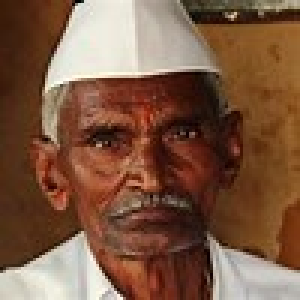
#> input picture images/bharatiya/OIP (65).jpeg, 100 x 100 px (shown 3 times larger); its folder holds only this picture in this run
$ python -i gui.py   (imports and definitions only)
#> lines starting #> are read from the running program, lines starting #| are printed output that depends on the picture
import tkinter as tk
from tkinter import filedialog
from tkinter import *

from sklearn import metrics
import tensorflow as tf
from tensorflow.keras.models import model_from_json
from PIL import Image, ImageTk
import numpy as np
import cv2

# donwload haarcascade_frontalface_default from here "https://github.com/opencv/opencv/tree/master/data/haarcascades"

def FacialExpressionModel(json_file, weights_file):
    with open(json_file,"r") as file:
        loaded_model_json = file.read()
        model = model_from_json(loaded_model_json)

    model.load_weights(weights_file)
    model.compile(optimizer ='adam', loss='categorical_crossentropy', metrics = ['accuracy'])

    return model

# [4 lines not run here, left out]

# [1 line that did not run here, left out]
# [1 line that did not run here, left out]

face = cv2.CascadeClassifier(r"haarcascade_frontalface_default.xml")
# [1 line that did not run here, left out]

EMOTIONS_LIST = ["bhartiya","russian","italian","chinese"]

def Detect(file_path):
#> called with file_path = 'images/bharatiya/OIP (65).jpeg'
    global Label_packed

    image = cv2.imread(file_path)
#> image is the input picture: shape (100, 100, 3); mean B, G, R 66.8, 88.8, 125.2
    gray_image = cv2.cvtColor(image,cv2.COLOR_BGR2GRAY)
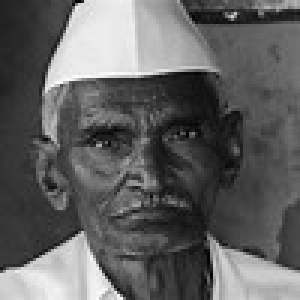
#> gray_image: shape (100, 100) (shown 3 times larger); min 2, max 253, mean 97.2
    gray_image = cv2.equalizeHist(gray_image)
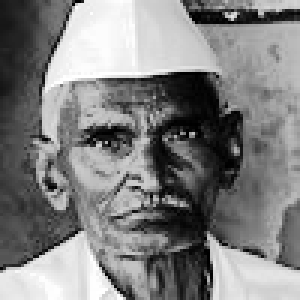
#> gray_image: shape (100, 100) (shown 3 times larger); min 0, max 255, mean 128.4


    print("File path:", file_path)
    print("Image shape:", image.shape)
#| Image shape: (100, 100, 3)

    print("Gray image shape:", gray_image.shape)
#| Gray image shape: (100, 100)

    faces = face.detectMultiScale(gray_image,scaleFactor=1.1, minNeighbors=6)
#> faces = [[15, 19, 68, 68]]

    print("Number of faces detected:", len(faces))
#| Number of faces detected: 1
    for (x, y, w, h) in faces:
        print("Face coordinates (x, y, w, h):", x, y, w, h)
#> this loop made 1 pass
#| Face coordinates (x, y, w, h): 15 19 68 68


    try:
        for (x,y,w,h) in faces:
            fc = gray_image[y:y+h,x:x+w]
            roi = cv2.resize(fc,(96,96))
            # Convert grayscale to RGB
            roi_rgb = cv2.cvtColor(roi, cv2.COLOR_GRAY2RGB)

            # Normalize pixel values
            roi_rgb = roi_rgb / 255.0
            roi_input = np.expand_dims(roi_rgb, axis=0)
            pred = EMOTIONS_LIST[np.argmax(model.predict(roi_input))]
            print("Nationality is " + pred)
            label1.configure(foreground="#011638",text = pred)
#> this loop made 1 pass
#| Error during detection: name 'model' is not defined
#> pass 1, in Detect, `fc = gray_image[y:y+h,x:x+w]`:
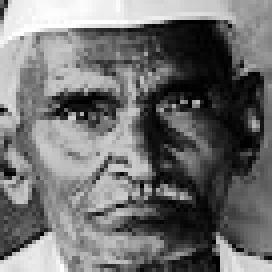
#> fc: shape (68, 68) (shown 4 times larger); min 0, max 255, mean 112.4
#> pass 1, in Detect, `roi = cv2.resize(fc,(96,96))`:
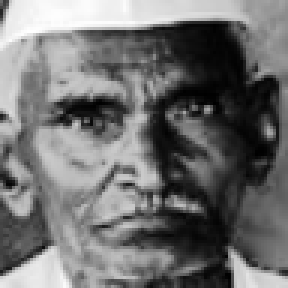
#> roi: shape (96, 96) (shown 3 times larger); min 0, max 255, mean 112.3
    except Exception as e:
        print("Error during detection:", str(e))
#> (the run stopped early here; a loop or call above may not have finished)
